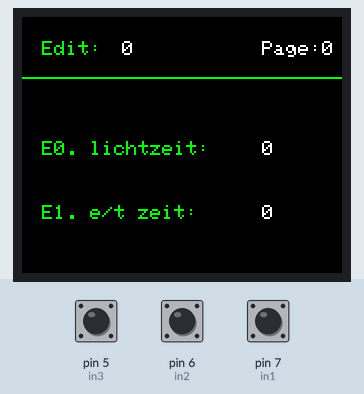
Recording of a sketch running on a simulated Arduino Uno, built with avr-gcc and run on an emulated ATmega328P. Shown: 160×128 colour display. The test bench sets the inputs (shaded band); at power-on: pin 6 (in2) HIGH, pin 5 (in3) HIGH, pin 7 (in1) HIGH.

Above: at 3.3 s.
3.4 s: pin 6 (in2) pulled LOW for 0.15 s
At 3.7 s:
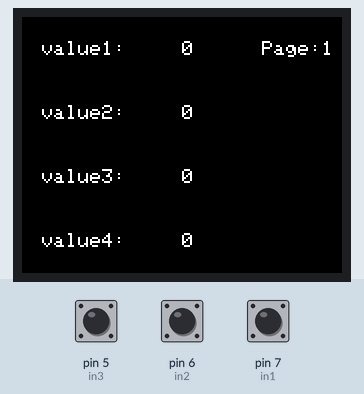
5.0 s: pin 6 (in2) pulled LOW for 1 s
At 6.1 s:
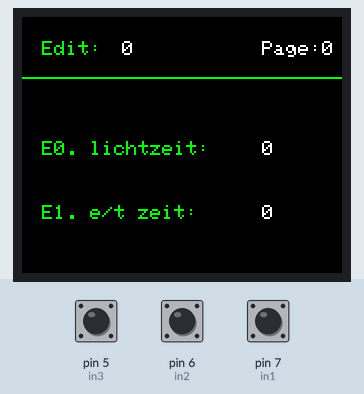
7.5 s: pin 5 (in3) pulled LOW for 0.15 s
At 8.5 s:
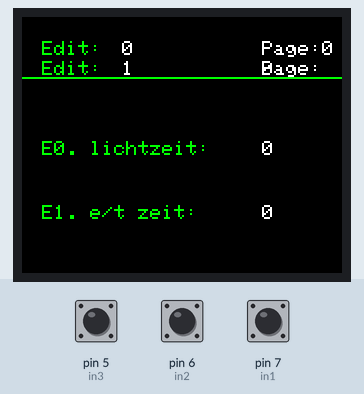
9.1 s: pin 7 (in1) pulled LOW for 0.15 s
10.7 s: pin 5 (in3) pulled LOW for 1 s
At 11.8 s:
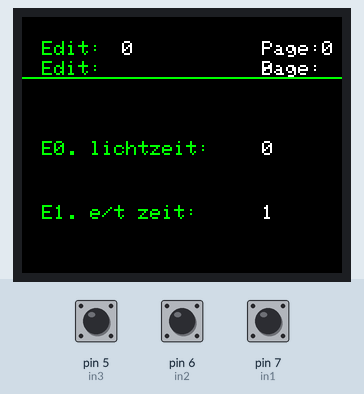
13.2 s: pin 7 (in1) pulled LOW for 1 s
Timing chart, 0 to 16.2 s (numbered marks = the images above; inputs shaded):
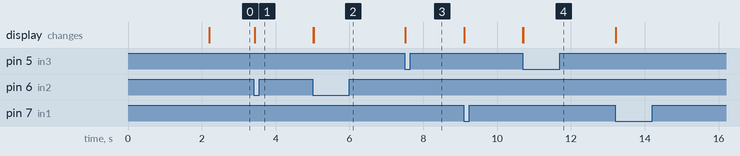

Measured:
- after the input at 3.4 s, the display: changes at once (image 1)
- after the input at 5.0 s, the display: first changes at once (image 2 shows a later state)
- after the input at 7.5 s, the display: changes at once (image 3)
- after the input at 10.7 s, the display: first changes at once (image 4 shows a later state)

The sketch:

menue.ino
```cpp
#define TFT_PIN_CS   10 // Arduino-Pin an Display CS
#define TFT_PIN_DC   9  // Arduino-Pin an
#define TFT_PIN_RST  8  // Arduino Reset-Pin

#include <SPI.h>
#include <Adafruit_GFX.h>    // Adafruit Grafik-Bibliothek
#include <Adafruit_ST7735.h> // Adafruit ST7735-Bibliothek

Adafruit_ST7735 tft = Adafruit_ST7735(TFT_PIN_CS, TFT_PIN_DC, TFT_PIN_RST);  // Display-Bibliothek Setup

// pin zuweisung
int in1 = 7;
int in2 = 6;
int in3 = 5;

// old fur flanke
int old;
int old2;
int old3;

//button pins
int up;
int btnpage;
int btn3;

//zustaende
int edit;
int start;

//button zuweiungen
int dwn;
int ok;
int page;

//redefinierbare zeiten
int licht;
int essen;


int triggerd;


void setup() {

  //Serial.begin(9600);

  // button setup
  pinMode(in1, INPUT_PULLUP);
  pinMode(in2, INPUT_PULLUP);
  pinMode(in3, INPUT_PULLUP);


  //display setup
  tft.initR(INITR_BLACKTAB);   // ST7735-Chip initialisieren
  tft.fillScreen(ST7735_BLACK);
  tft.setRotation(1);
  tft.setTextSize(1);
  tft.setTextWrap(false);
  tft.setCursor(10, 64);
  tft.print("HUHNER-O-MAT");
  tft.setCursor(10, 84);
  tft.print("V1.0");

  delay(2000);
  tft.fillScreen(ST7735_BLACK);


}

void loop() {

  //Serial.print("edit:");
  //Serial.print(edit);
  //Serial.print("page:");
  //Serial.println(page);
  up = !digitalRead(in1);
  btnpage = !digitalRead(in2);
  btn3 = !digitalRead(in3);

  if (triggerd > 5) {

    triggerd = 0;
  }


  if (page > 1) {

    page = 0;
  }


  if ((btnpage == HIGH) and (old2 != btnpage)) {

    tft.fillScreen(ST7735_BLACK);

    page = page + 1;

  }
  if (start = 0) {

    tft.fillScreen(ST7735_BLACK);
    start = start + 1;

  }
  old2 = btnpage;


  switch (page) {     // seite einstellen

    case 1:   //zweite seite


      tft.setCursor(80, 12);
      tft.print(triggerd);

      tft.setCursor(10, 12);
      tft.print("value1:");

      tft.setCursor(80, 44);
      tft.print(triggerd);

      tft.setCursor(10, 44);
      tft.print("value2:");

      tft.setCursor(80, 76);
      tft.print(triggerd);

      tft.setCursor(10, 76);
      tft.print("value3:");

      tft.setCursor(80, 108);
      tft.print(triggerd);

      tft.setCursor(10, 108);
      tft.print("value4:");

      tft.setCursor(120, 12);
      tft.print("Page:");

      tft.setCursor(150, 12);
      tft.print(page);
      break;


    case 0:    // erste seite

      if (edit > 1) {    //werte bearbeiten begrenzung

        edit = 0;
      }

      if ((btn3 == HIGH) and (btn3 != old3)) {   //flanke um zubearbeitenden wert aus zu wählen

        tft.fillRect(50, 22, 10, 10, ST7735_BLACK);
        edit = edit + 1;

      }
      old3 = btn3;


      switch (edit) {

        case 0:                      // licht anzeit bearbeiten

          if (licht >= 3) {          //lichtzeit begrenzung

            tft.fillRect(120, 62, 10, 10, ST7735_BLACK);
            licht = 0;
          }


          if ((up == HIGH) and (old != up)) {

            tft.fillRect(120, 62, 10, 10, ST7735_BLACK);
            licht = licht + 1;
          }

          tft.drawFastHLine(0, 30, 160, ST7735_GREEN);

          tft.setCursor(120, 62);
          tft.print(licht);


          tft.setCursor(120, 94);
          tft.print(essen);


          tft.setTextColor(ST7735_GREEN);

          tft.setCursor(10, 94);
          tft.print("E1. e/t zeit:");

          tft.setCursor(10, 62);
          tft.print("E0. lichtzeit:");

          tft.setCursor(10, 12);
          tft.print("Edit:");


          tft.setTextColor(ST7735_WHITE);


          tft.setCursor(120, 12);
          tft.print("Page:");

          tft.setCursor(150, 12);
          tft.print(page);

          tft.setCursor(50, 12);
          tft.print(edit);
          old = up;

          break;


        case 1:       // essens und trinkens zeit bearbeiten

          if (essen >= 3) {      //essenszeit begrenzng

            tft.fillRect(120, 94, 10, 10, ST7735_BLACK);
            essen = 0;
          }


          if ((up == HIGH) and (old != up)) {

            tft.fillRect(120, 94, 10, 10, ST7735_BLACK);
            essen = essen + 1;
          }

          tft.drawFastHLine(0, 30, 160, ST7735_GREEN);


          tft.setCursor(120, 62);
          tft.print(licht);


          tft.setCursor(120, 94);
          tft.print(essen);

          tft.setTextColor(ST7735_GREEN);

          tft.setCursor(10, 94);
          tft.print("E1. e/t zeit:");

          tft.setCursor(10, 62);
          tft.print("E0. lichtzeit:");

          tft.setCursor(10, 22);
          tft.print("Edit:");

          tft.setTextColor(ST7735_WHITE);


          tft.setCursor(120, 22);
          tft.print("Page:");

          tft.setCursor(120, 22);
          tft.print(page);


          tft.setCursor(50, 22);
          tft.print(edit);
          old = up;
          break;

      }
  }
}
```
